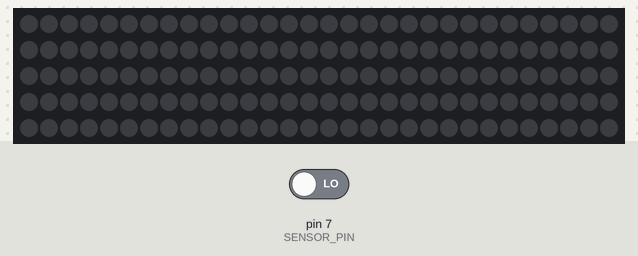
Recording of a sketch running on a simulated Arduino Uno, built with avr-gcc and run on an emulated ATmega328P. Shown: 150 RGB LEDs in strip order, left to right, continuing on the next row. The test bench sets the inputs (shaded band); at power-on: pin 7 (SENSOR_PIN) LOW. Dim RGB values are drawn brighter than linear.

Above: at 1.2 s.
1.3 s: pin 7 (SENSOR_PIN) driven HIGH
At 2.07 s:
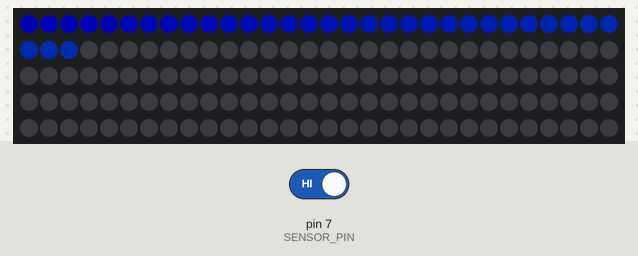
At 5.3 s:
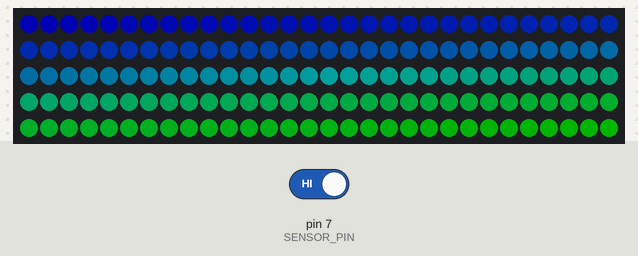
Timing chart, 0 to 6.8 s (numbered marks = the images above; inputs shaded):
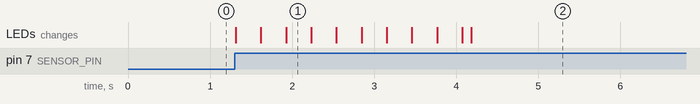

Measured:
- after the input at 1.3 s, the LEDs: first change at once (image 1 shows a later state)

The sketch:

basic.ino
```cpp
// Einfacher Farbverlauf zwischen zwei Farben (Grün nach Blau)

#include <Adafruit_NeoPixel.h>

#define SENSOR_PIN 7 // Pin des Bewegungssensors
#define NUM_LED 150 //Anzahl der LEDs
#define LED_PIN 6 //Anschlusspin des LED-Streifens

#define ANIMATION_TIME 2000 //Dauer der Animation

Adafruit_NeoPixel led(NUM_LED, LED_PIN, NEO_GRB+NEO_KHZ800);

void setup() {
  led.begin(); //Einrichten des LED-Outputs
  led.setBrightness(64); //Maximale Helligkeit
  led.clear();
  led.show();
}

// Liefert Rotwert (0-255) für die LED an der jeweiligen Stelle zurück.
int getR(int index) {
  return 0;
}

// Liefert Grünwert (0-255) für die LED an der jeweiligen Stelle zurück.
int getG(int index) {
  return ((float)index / NUM_LED) * 255;
}

// Liefert Blauwert (0-255) für die LED an der jeweiligen Stele zurück.
int getB(int index) {
  return 255 - ((float)index / NUM_LED) * 255;
}

// Spielt die Aktivierungs-Animation ab.
void turnOn() {
  int delayTime = (ANIMATION_TIME / NUM_LED);
  for(int i = 0; i < NUM_LED; i++) {
    led.setPixelColor(i,getR(i), getG(i), getB(i));
    led.show();
    delay(delayTime);
  }
}

// Deaktiviert die LEDs mit Zeitverzögerung
void turnOff() {
  int delayTime = (ANIMATION_TIME / NUM_LED);
  for(int i = 0; i < NUM_LED; i++) {
    led.setPixelColor(i, 0,0,0);
    led.show();
    delay(delayTime);
  }
}

void loop() {
  if(digitalRead(SENSOR_PIN)) { // Signal vom Sensor auswerten
      turnOn();
      delay(5000);
      turnOff();
  }
  delay(100);
}
```
